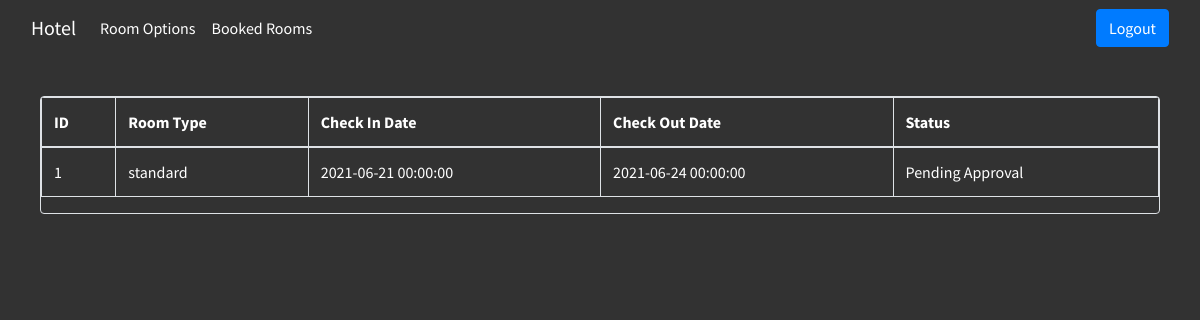
/booked.php (signed in), run on the app's committed database.
### tables this page shows
CREATE TABLE `bookings` (
  `id` int(255) NOT NULL,
  `user_id` int(255) NOT NULL,
  `status` varchar(255) NOT NULL DEFAULT 'Pending Approval',
  `roomtype` varchar(255) NOT NULL,
  `check_in_date` datetime NOT NULL,
  `check_out_date` datetime NOT NULL,
  `quantity` int(255) NOT NULL,
  `total` float NOT NULL
);

### htdocs/booked.php (the view, shortened to what this page needs)
<?php
	require('connection.php');
	extract($_REQUEST);
	$uid = $_SESSION['IsUserLoggedIn'];
	$query = mysqli_query($con,"SELECT * FROM bookings WHERE user_id = '$uid'");
	$rows = mysqli_num_rows($query);
?>
<!DOCTYPE html>
<html>
<head>
    <link rel="stylesheet" href="https://cdnjs.cloudflare.com/ajax/libs/twitter-bootstrap/4.6.0/css/bootstrap.min.css">
    <link rel="stylesheet" href="https://cdnjs.cloudflare.com/ajax/libs/font-awesome/4.7.0/css/font-awesome.min.css">
    <link rel="stylesheet" href="https://cdnjs.cloudflare.com/ajax/libs/ionicons/2.0.1/css/ionicons.min.css">
    <link rel="stylesheet" href="assets/css/Date-Picker-From-and-To.css">
    <link rel="stylesheet" href="assets/css/Features-Blue.css">
    <link rel="stylesheet" href="assets/css/Footer-Clean.css">
    <link rel="stylesheet" href="assets/css/Footer-Dark.css">
    <link rel="stylesheet" href="assets/css/Header-Blue.css">
    <link rel="stylesheet" href="https://cdn.jsdelivr.net/npm/lightpick@1.3.4/css/lightpick.min.css">
    <link rel="stylesheet" href="https://cdnjs.cloudflare.com/ajax/libs/animate.css/3.5.2/animate.min.css">
    <link rel="stylesheet" href="https://cdnjs.cloudflare.com/ajax/libs/Swiper/3.3.1/css/swiper.min.css">
    <link rel="stylesheet" href="assets/css/Login-screen.css">
    <link rel="stylesheet" href="assets/css/Simple-Slider.css">
    <link rel="stylesheet" href="assets/css/styles.css">
    <link rel="stylesheet" href="assets/css/Team-Boxed.css">
    <link rel="stylesheet" href="assets/css/untitled-1.css">
    <link rel="stylesheet" href="assets/css/untitled.css">
</head>
<body style="background-color: rgb(50,50,50);color: rgb(255,255,255);font-family: 'Source Sans Pro', sans-serif;">
    <header>
        <nav class="navbar navbar-light navbar-expand-md" style="color: rgb(255,255,255);">
            <div class="container-fluid"><a class="navbar-brand" href="index.php" style="color: #ffffff;">Hotel</a>
                <div class="collapse navbar-collapse" id="navcol-2" style="color: #ffffff;">
                    <ul class="navbar-nav" style="color: #ffffff;">
                        <li class="nav-item" style="color: #ffffff;"><a class="nav-link active" href="booking.php" style="color: #ffffff;">Room Options</a></li>
                        <li class="nav-item" style="color: #ffffff;"><a class="nav-link" href="booked.php" style="color: #ffffff;">Booked Rooms</a></li>
                    </ul>
                </div><button class="btn btn-primary" type="button"><a href="logout.php" style="text-decoration: none; color: #ffffff;">Logout</a></button>
            </div>
        </nav>
    </header>
    <div class="d-flex flex-column" style="padding: 40px;">
        <div class="table-responsive table-bordered border rounded" style="color: rgb(255,255,255);">
            <table class="table table-bordered">
                <thead>
                    <tr>
                        <th style="color: rgb(255,255,255);">ID<br></th>
                        <th style="color: rgb(255,255,255);">Room Type</th>
                        <th style="color: rgb(255,255,255);">Check In Date</th>
                        <th style="color: rgb(255,255,255);">Check Out Date</th>
                        <th style="color: rgb(255,255,255);">Status</th>
                    </tr>
                </thead>
                <tbody style="color: rgb(255,255,255);">
				<?php
				if ($rows > 0)
				{
					while($row = mysqli_fetch_assoc($query))
					{
						echo '<tr style="color: rgb(255,255,255);">';
						echo '<td>'.$row["id"]. '</td>';
						echo '<td>'.$row["roomtype"]. '</td>';
						echo '<td>'.$row["check_in_date"]. '</td>';
						echo '<td>'.$row["check_out_date"]. '</td>';
						echo '<td>'.$row["status"]. '</td>';
                    }
							echo '</tr>
							</tbody>
						</table>
					</div>
				</div>';
				}
				?>
</body>
</html>

### data on the page
bookings: id "1", roomtype "standard", check_in_date "2021-06-21 00:00:00", check_out_date "2021-06-24 00:00:00", status "Pending Approval"
